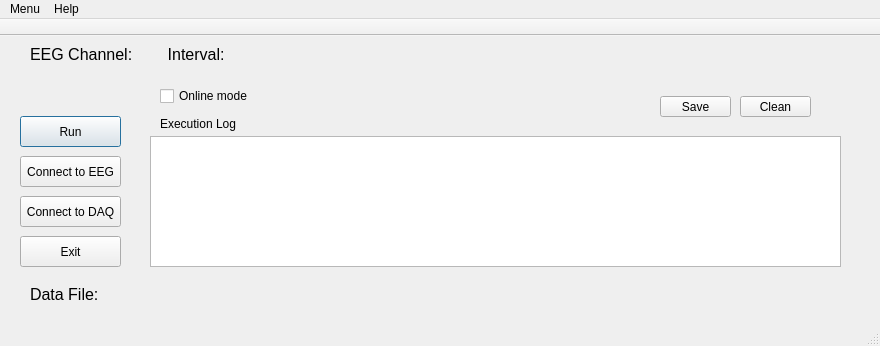
<?xml version="1.0" encoding="UTF-8"?>
<ui version="4.0">
 <class>MainWindow</class>
 <widget class="QMainWindow" name="MainWindow">
  <property name="windowModality">
   <enum>Qt::NonModal</enum>
  </property>
  <property name="geometry">
   <rect>
    <x>0</x>
    <y>0</y>
    <width>880</width>
    <height>346</height>
   </rect>
  </property>
  <property name="windowTitle">
   <string>ClosedLoop Beta 1.05</string>
  </property>
  <widget class="QWidget" name="centralWidget">
   <widget class="QPushButton" name="pushButton">
    <property name="geometry">
     <rect>
      <x>20</x>
      <y>200</y>
      <width>101</width>
      <height>31</height>
     </rect>
    </property>
    <property name="text">
     <string>Exit</string>
    </property>
   </widget>
   <widget class="QPushButton" name="pushButton_3">
    <property name="geometry">
     <rect>
      <x>20</x>
      <y>80</y>
      <width>101</width>
      <height>31</height>
     </rect>
    </property>
    <property name="text">
     <string>Run</string>
    </property>
    <property name="autoDefault">
     <bool>true</bool>
    </property>
    <property name="default">
     <bool>true</bool>
    </property>
   </widget>
   <widget class="QLabel" name="label">
    <property name="geometry">
     <rect>
      <x>30</x>
      <y>10</y>
      <width>401</width>
      <height>16</height>
     </rect>
    </property>
    <property name="font">
     <font>
      <pointsize>12</pointsize>
      <weight>50</weight>
      <bold>false</bold>
     </font>
    </property>
    <property name="text">
     <string>EEG Channel:        Interval: </string>
    </property>
   </widget>
   <widget class="QPushButton" name="pushButton_2">
    <property name="geometry">
     <rect>
      <x>20</x>
      <y>120</y>
      <width>101</width>
      <height>31</height>
     </rect>
    </property>
    <property name="text">
     <string>Connect to EEG</string>
    </property>
   </widget>
   <widget class="QPushButton" name="pushButton_4">
    <property name="geometry">
     <rect>
      <x>20</x>
      <y>160</y>
      <width>101</width>
      <height>31</height>
     </rect>
    </property>
    <property name="text">
     <string>Connect to DAQ</string>
    </property>
   </widget>
   <widget class="QLabel" name="label_2">
    <property name="geometry">
     <rect>
      <x>30</x>
      <y>250</y>
      <width>441</width>
      <height>16</height>
     </rect>
    </property>
    <property name="font">
     <font>
      <pointsize>12</pointsize>
      <weight>50</weight>
      <bold>false</bold>
     </font>
    </property>
    <property name="text">
     <string>Data File:  </string>
    </property>
   </widget>
   <widget class="QLabel" name="label_3">
    <property name="geometry">
     <rect>
      <x>160</x>
      <y>80</y>
      <width>91</width>
      <height>16</height>
     </rect>
    </property>
    <property name="text">
     <string>Execution Log</string>
    </property>
   </widget>
   <widget class="QPushButton" name="pushButton_5">
    <property name="geometry">
     <rect>
      <x>740</x>
      <y>60</y>
      <width>71</width>
      <height>21</height>
     </rect>
    </property>
    <property name="text">
     <string>Clean</string>
    </property>
   </widget>
   <widget class="QPushButton" name="pushButton_6">
    <property name="geometry">
     <rect>
      <x>660</x>
      <y>60</y>
      <width>71</width>
      <height>21</height>
     </rect>
    </property>
    <property name="text">
     <string>Save</string>
    </property>
   </widget>
   <widget class="QListView" name="listView">
    <property name="geometry">
     <rect>
      <x>150</x>
      <y>100</y>
      <width>691</width>
      <height>131</height>
     </rect>
    </property>
   </widget>
   <widget class="QCheckBox" name="checkBox">
    <property name="geometry">
     <rect>
      <x>160</x>
      <y>50</y>
      <width>101</width>
      <height>20</height>
     </rect>
    </property>
    <property name="text">
     <string>Online mode</string>
    </property>
   </widget>
  </widget>
  <widget class="QMenuBar" name="menuBar">
   <property name="geometry">
    <rect>
     <x>0</x>
     <y>0</y>
     <width>880</width>
     <height>26</height>
    </rect>
   </property>
   <widget class="QMenu" name="menuMenu">
    <property name="title">
     <string>Menu</string>
    </property>
    <addaction name="actionOpen_Data_File"/>
   </widget>
   <widget class="QMenu" name="menuHelp">
    <property name="title">
     <string>Help</string>
    </property>
    <addaction name="actionInstructions"/>
    <addaction name="actionAbout"/>
   </widget>
   <addaction name="menuMenu"/>
   <addaction name="menuHelp"/>
  </widget>
  <widget class="QToolBar" name="mainToolBar">
   <property name="enabled">
    <bool>true</bool>
   </property>
   <property name="movable">
    <bool>false</bool>
   </property>
   <attribute name="toolBarArea">
    <enum>TopToolBarArea</enum>
   </attribute>
   <attribute name="toolBarBreak">
    <bool>false</bool>
   </attribute>
  </widget>
  <widget class="QStatusBar" name="statusBar"/>
  <action name="actionOpen_Data_File">
   <property name="text">
    <string>Open Data File</string>
   </property>
   <property name="shortcut">
    <string>Ctrl+D</string>
   </property>
  </action>
  <action name="actionInstructions">
   <property name="text">
    <string>Instructions</string>
   </property>
  </action>
  <action name="actionAbout">
   <property name="text">
    <string>About</string>
   </property>
  </action>
 </widget>
 <layoutdefault spacing="6" margin="11"/>
 <resources/>
 <connections/>
</ui>
